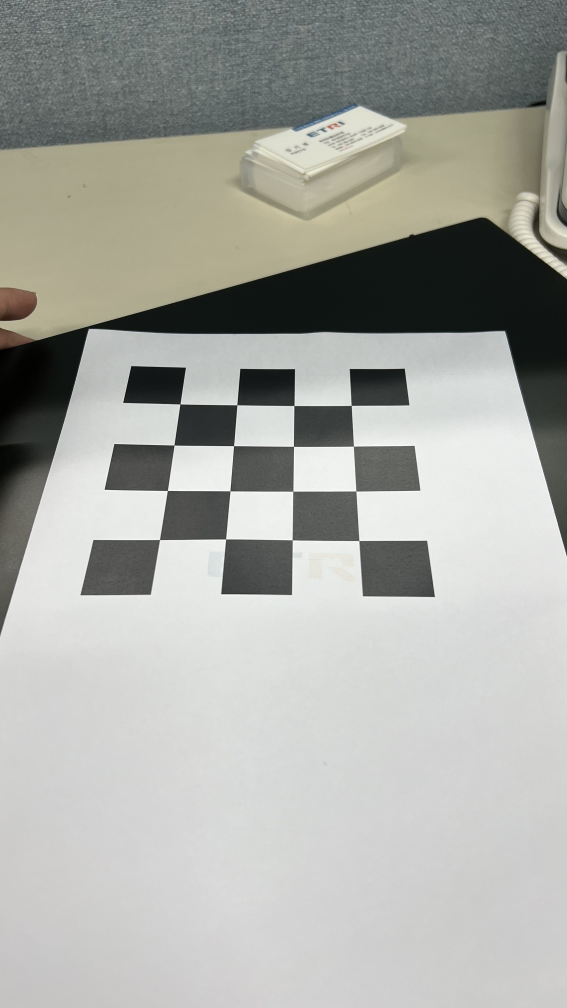
#> input picture HW#1/checker_image.jpg, 2268 x 4032 px (shown at 1/4 size)
$ jupyter execute 'assign#1.ipynb'
#> lines starting #> are read from the running program, lines starting #| are printed output that depends on the picture; after the words box and inside, x2 and y2 are one past the last pixel; in counts of white or black regions, pixels touching at a corner belong together
[cell 1]
import cv2
import numpy as np

# Load the image and convert it to grayscale
image = cv2.imread('./checker_image.jpg')
#> image is the input picture: shape (4032, 2268, 3); mean B, G, R 164, 169.2, 167.8

# 원래 이미지의 너비와 높이 얻기
width, height = image.shape[1], image.shape[0]
#> width = 2268; height = 4032

# 이미지의 크기 조절
image = cv2.resize(image, (int(width/4), int(height/4)))
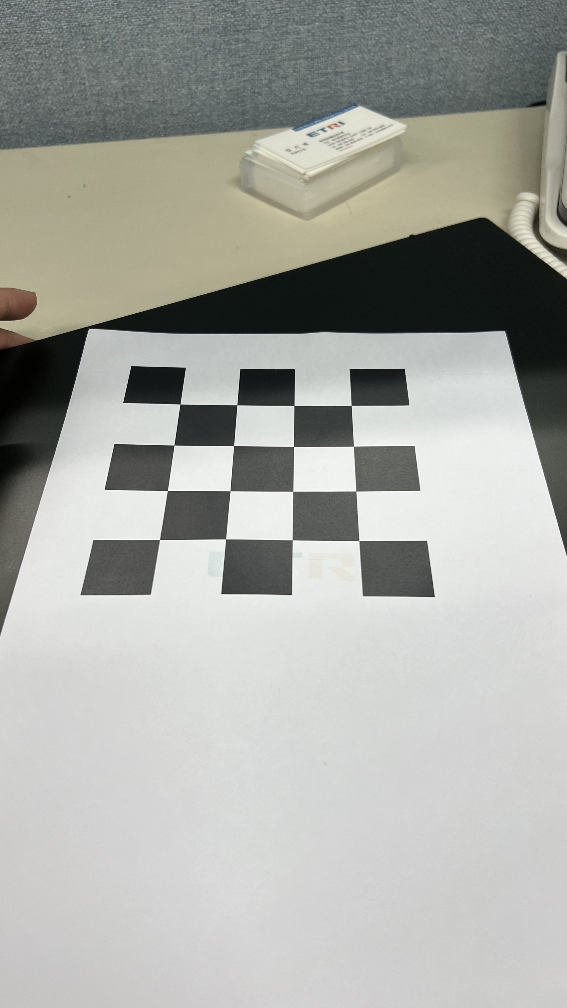
#> image: shape (1008, 567, 3); mean B, G, R 164.1, 169.4, 167.9

gray = cv2.cvtColor(image, cv2.COLOR_BGR2GRAY)
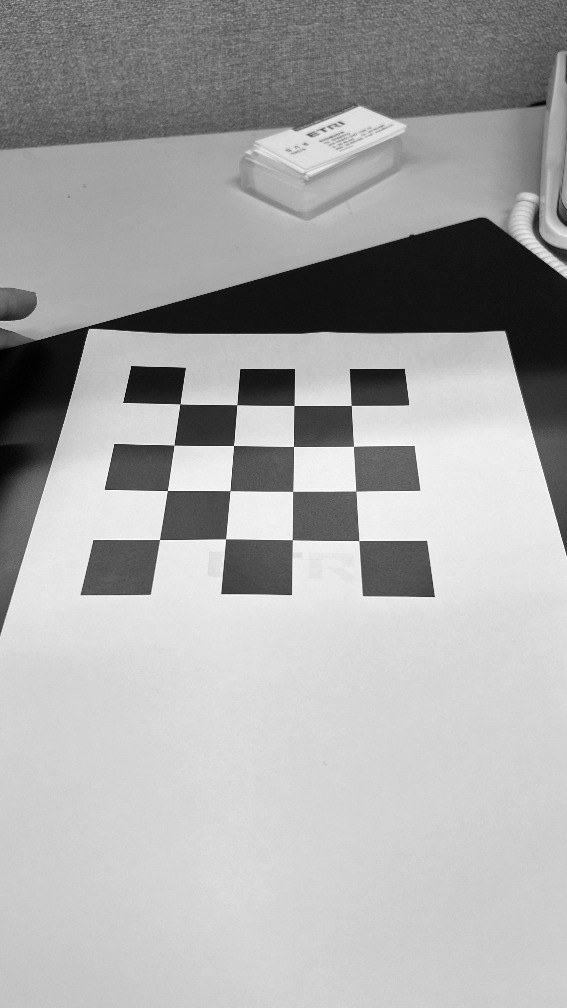
#> gray: shape (1008, 567); min 0, max 255, mean 168.3

[cell 2]
import matplotlib.pyplot as plt

plt.imshow(gray,cmap='gray')

[cell 3]
# Find the chessboard corners
ret, corners = cv2.findChessboardCorners(gray, (4,4), None)
#> ret = True; corners = 16 rows, first 8: [180, 404], [236.9, 404.9], [294, 405.5], [351.2, 405.5], [174, 445.1], [233.4, 445.5], [293.5, 446.5], [353.5, 446.3]
print(ret,corners)
#> (printed output is left out)

[cell 4]
if ret == True:
    # Perform camera calibration (assuming square grid)
    objpoints = []  # 3d points in real world space
    imgpoints = []  # 2d points in image plane.

    criteria = (cv2.TERM_CRITERIA_EPS + cv2.TERM_CRITERIA_MAX_ITER, 30, 0.001)
    corners2 = cv2.cornerSubPix(gray, corners, (11,11), (-1,-1), criteria)
#> corners2 = 16 rows, first 8: [179.8, 404], [236.9, 404.7], [293.9, 405.5], [351.3, 405.4], [174, 445.2], [233.6, 445.5], [293.5, 446.5], [353.4, 446.3]

    # 변경: objp 배열의 크기를 4*4로 설정합니다.
    objp = np.zeros((4*4,3), np.float32)
    objp[:,:2] = np.mgrid[0:4,0:4].T.reshape(-1,2)

    objpoints.append(objp)
    imgpoints.append(corners)

    ret, mtx, dist, rvecs, tvecs = cv2.calibrateCamera(objpoints, imgpoints, gray.shape[::-1], None, None)
#> ret = 0.432; mtx = [[890.9, 0, 256.5], [0, 982.4, 510.6], [0, 0, 1]]; dist = [[0.943, 2.66, 0.00393, -0.0201, -781.2]]; rvecs = ([-0.808, 0.0445, 0.0263],); tvecs = ([-1.34, -1.68, 15.8],)

    # Define the vertices of a cube
    cube_verts = np.float32([[0,0,0], [0,1,0], [1,1,0], [1,0,0],
                             [0,0,-1],[0,1,-1],[1,1,-1],[1,0,-1]])

    # Project 3D points to 2D image plane
    imgpts, jac = cv2.projectPoints(cube_verts, rvecs[0], tvecs[0], mtx, dist)
#> imgpts = [[179.6, 404.4], [173.8, 445.1], [233.8, 445.9], [237, 405], [174.7, 353.2], [167.5, 391.7], [230.5, 392.2], [234, 352.3]]

    # Draw the cube
    img = image.copy()
    img = cv2.drawChessboardCorners(img, (4,4), corners, True)
    img = cv2.drawContours(img, [imgpts[:4].astype(int)],-1,(0,255,0),-3)
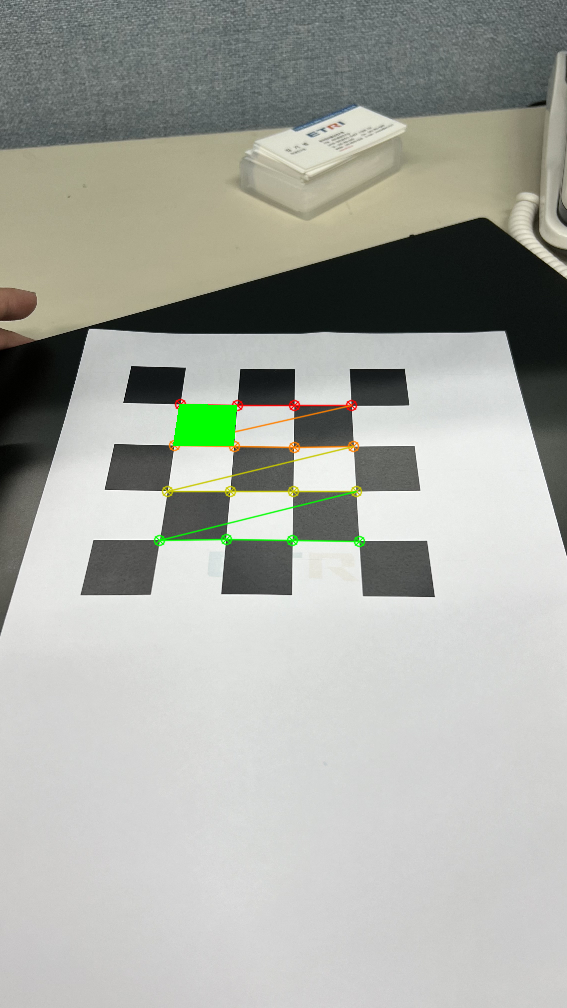
#> img: shape (1008, 567, 3); mean B, G, R 163.2, 170.3, 167.7
    for i,j in zip(range(4),range(4,8)):
        img = cv2.line(img, tuple(imgpts[i].ravel().astype(int)), tuple(imgpts[j].ravel().astype(int)),(255),3)
#> this loop made 4 passes
#> pass 1, `img = cv2.line(img, tuple(imgpts[i].ravel().astype(int)), tuple(imgpts..`:
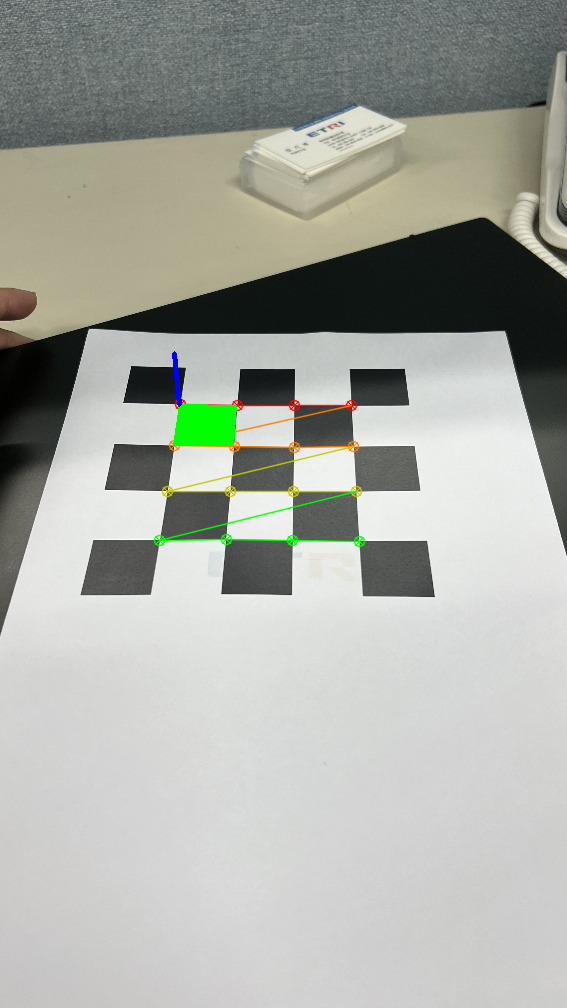
#> img: shape (1008, 567, 3); 0.05% of pixels changed, all inside (x1, y1, x2, y2) = (172, 351, 182, 407)
#> pass 2, `img = cv2.line(img, tuple(imgpts[i].ravel().astype(int)), tuple(imgpts..`:
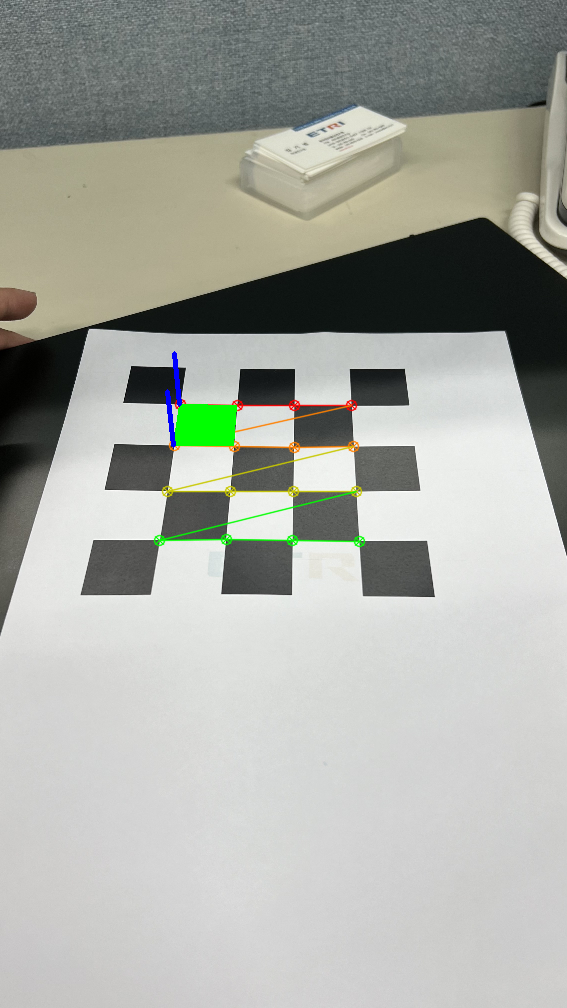
#> img: shape (1008, 567, 3); 0.05% of pixels changed, all inside (x1, y1, x2, y2) = (165, 389, 176, 448)
#> pass 3, `img = cv2.line(img, tuple(imgpts[i].ravel().astype(int)), tuple(imgpts..`:
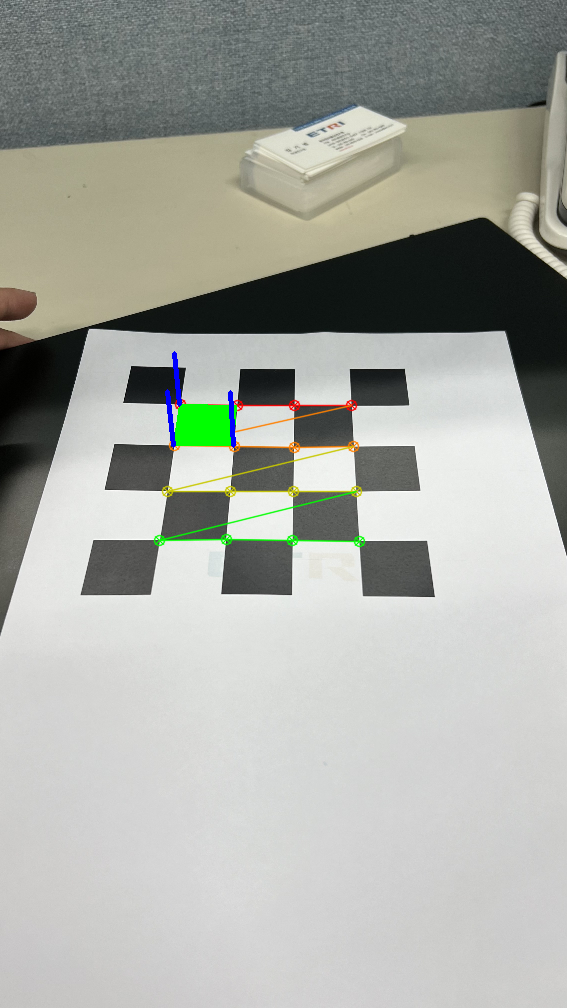
#> img: shape (1008, 567, 3); 0.05% of pixels changed, all inside (x1, y1, x2, y2) = (228, 390, 236, 448)
#> after the loop:
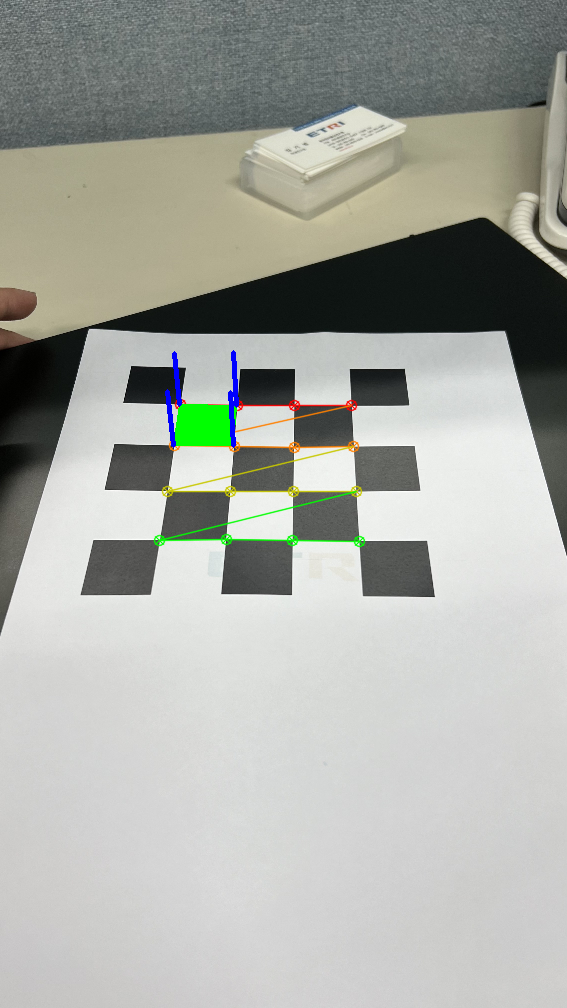
#> img: shape (1008, 567, 3); 0.05% of pixels changed, all inside (x1, y1, x2, y2) = (231, 350, 239, 408)
    img = cv2.drawContours(img, [imgpts[4:].astype(int)],-1,(0,0,255),3)
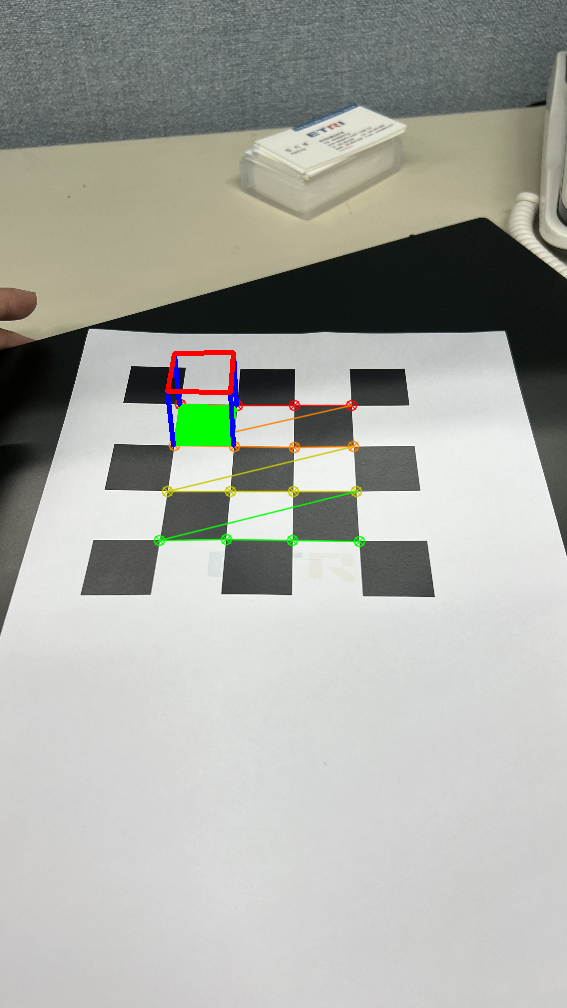
#> img: shape (1008, 567, 3); 0.17% of pixels changed, all inside (x1, y1, x2, y2) = (165, 350, 236, 395)

    # Display the image
    cv2.imshow('AR Cube', img)
    cv2.waitKey(0)
    cv2.destroyAllWindows()

[cell 5]
ret
#> Out = 0.432
